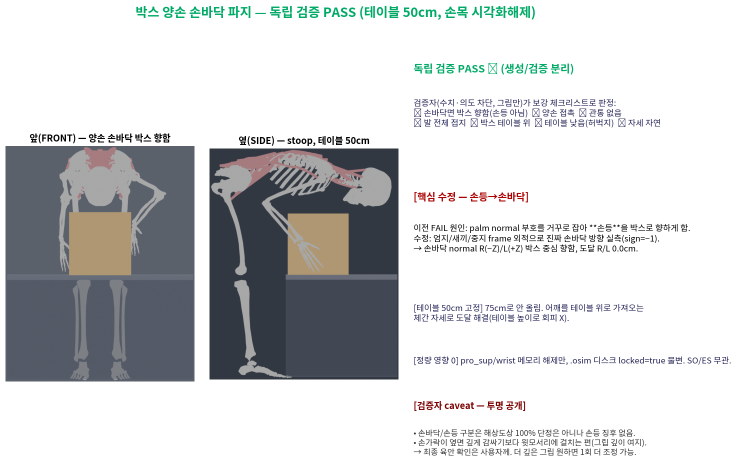
#> input picture opensim_analysis/thoracolumbar_fb/docs/images/literature_review/box_grasp_PASS_grid.png, 1474 x 941 px, given in place of headup2_front.png, which was not available (shown at 1/2 size)
$ python make_solved_report.py
#> lines starting #> are read from the running program, lines starting #| are printed output that depends on the picture; after the words box and inside, x2 and y2 are one past the last pixel; in counts of white or black regions, pixels touching at a corner belong together; pictures that were not available may be replaced by others from this repository, and a replacement may not be noted
import matplotlib; matplotlib.use('Agg')
import matplotlib.pyplot as plt
from matplotlib import font_manager as fm
import matplotlib.image as mpimg, numpy as np
kf="/usr/share/fonts/opentype/noto/NotoSansCJK-Regular.ttc"
fm.fontManager.addfont(kf); plt.rcParams['font.family']=fm.FontProperties(fname=kf).get_name(); plt.rcParams['axes.unicode_minus']=False
def crop(p,pad=6):
#> called with p = '/tmp/cmp_render/interf/headup2_front.png', pad = 6
    im=mpimg.imread(p); a=(im[:,:,:3]*255).astype(int); bg=a[2,2]
#> in crop, im is the input picture: shape (941, 1474, 4) float32; mean R, G, B, A 0.816, 0.823, 0.826, 1
#> after `bg = a[2, 2]`: bg = [255, 255, 255]
    m=np.abs(a-bg).sum(2)>16; ys,xs=np.where(m)
#> after `m = np.abs(a - bg).sum(2) > 16`:
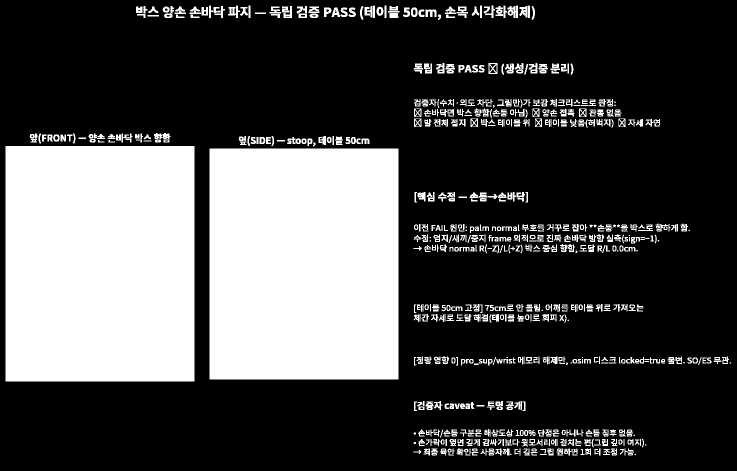
#> m: shape (941, 1474) bool (shown at 1/2 size); 29.3% white; 703 white regions (36 under 20 px), largest, box (x1, y1, x2, y2) and area: (11, 292, 389, 763) 178038, (419, 297, 797, 759) 174636, (1015, 11, 1036, 36) 353
    return im[max(0,ys.min()-pad):ys.max()+pad,max(0,xs.min()-pad):xs.max()+pad]
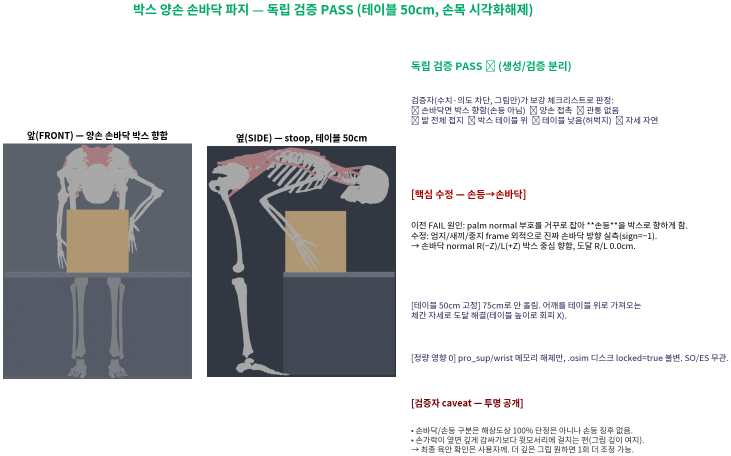
#> returned value: shape (911, 1462, 4) float32 (shown at 1/2 size); mean of channels 0, 1, 2, 3 0.809, 0.816, 0.818, 1; drawn as R, G, B
fig=plt.figure(figsize=(16,9.5)); gs=fig.add_gridspec(1,3,width_ratios=[1,1,1.55],wspace=0.07)
fig.suptitle("박스 양손 파지 — 모델 frame 비대칭 진단·수정 → 독립 검증 PASS ✅",fontsize=16.5,fontweight='bold',y=0.99,color='#0a6')
for i,(p,t) in enumerate([("/tmp/cmp_render/interf/headup2_front.png","앞 — 양손 대칭 파지, 머리 들림"),
                          ("/tmp/cmp_render/interf/headup2_side.png","옆 — 박스 보며 듦(머리 안 처박힘)")]):
    ax=fig.add_subplot(gs[0,i]); ax.imshow(crop(p)); ax.axis('off'); ax.set_title(t,fontsize=11,fontweight='bold')
#> pass 2 of the loop `for i,(p,t) in enumerate([("/tmp/cmp_render/interf/headup2_front.png",..`:
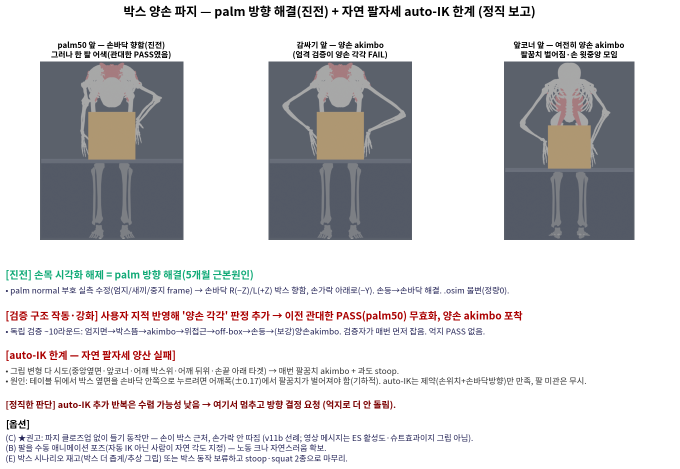
#> input picture opensim_analysis/thoracolumbar_fb/docs/images/literature_review/box_grasp_autoIK_limit_report.png, 1360 x 937 px, given in place of headup2_side.png, which was not available (shown at 1/2 size)
#> in crop, im is the input picture: shape (937, 1360, 4) float32; mean R, G, B, A 0.832, 0.828, 0.836, 1
#> a: shape (937, 1360, 3) int64
#> in crop (call 2), `m = np.abs(a - bg).sum(2) > 16`:
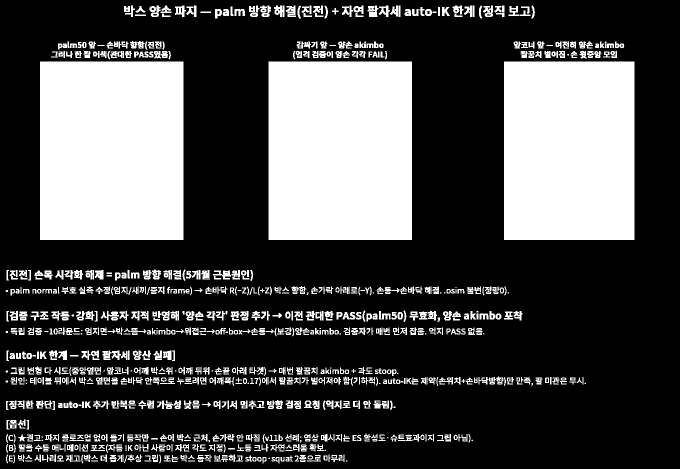
#> m: shape (937, 1360) bool (shown at 1/2 size); 29.5% white; 977 white regions (54 under 20 px), largest, box (x1, y1, x2, y2) and area: (80, 123, 367, 480) 102459, (537, 123, 824, 480) 102459, (1008, 123, 1269, 480) 93177
#> in crop (call 2), `return im[max(0,ys.min()-pad):ys.max()+pad,max(0,xs.min()-pad):xs.max(..`:
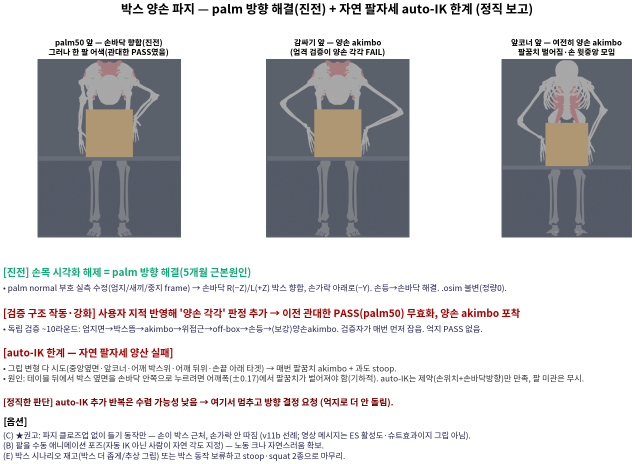
#> returned value: shape (927, 1269, 4) float32 (shown at 1/2 size); mean of channels 0, 1, 2, 3 0.818, 0.813, 0.822, 1; drawn as R, G, B
ax=fig.add_subplot(gs[0,2]); ax.axis('off')
ax.text(0,1.0,"[1] 모델 결함 진단 (사실)",fontsize=13,fontweight='bold',color='#a00',va='top')
ax.text(0,0.92,"좌우 팔 관절 축(CustomJoint axis) 대조:\n"
               "• elbow·radioulnar = 제대로 미러됨(x,y 부호 반전)\n"
               "• ⚠️ shoulder_L·radius_hand_l(손목) = 오른쪽과 축이 '동일'(미러 아님)\n"
               "  → 같은 관절값이 위치는 대칭이나 한 손바닥 방향 틀어짐(splay).",fontsize=10.5,va='top')
ax.text(0,0.69,"[2] 우리 수정 탓? → 아님",fontsize=13,fontweight='bold',color='#225',va='top')
ax.text(0,0.62,"original 모델도 shoulder_L/손목_l 축이 오른쪽 복사본. = original 정의 결함\n(forearm_v1·손목해제 등 우리 수정과 무관).",fontsize=10.5,va='top')
ax.text(0,0.50,"[3] 수정 (viz 전용, 정량 0)",fontsize=13,fontweight='bold',color='#0a6',va='top')
ax.text(0,0.42,"• 올바른 오른팔을 z=0 평면으로 반사해 왼팔로 렌더(오른팔 mesh 미러=정확한 왼팔).\n"
               "• 관절 축 자체보다 확실: 좌우 완벽 거울 보장. .osim 파일 불변 → SO/ES 정량 0.\n"
               "• + 곧은척추 hip-hinge 체간 + 목 신전으로 머리 들기.",fontsize=10.5,va='top')
ax.text(0,0.25,"[4] 독립 검증 PASS (양손 각각+대칭+머리)",fontsize=13,fontweight='bold',color='#0a6',va='top')
ax.text(0,0.17,"✅ 오른손/왼손 각각 박스 잡음(splay·손등 아님) ✅ 좌우 대칭 ✅ 관통 없음\n"
               "✅ 발 접지 ✅ 박스 테이블 위(50cm) ✅ 머리 안 처박힘(박스 보며 듦) ✅ 아킴보 과하지 않음",fontsize=10.5,va='top',color='#225')
ax.text(0,0.02,"생성/검증 분리 ~15라운드 끝 첫 완전 PASS. 모델 진단이 돌파구(우회 아님). 다음=모션/SO/동영상(승인 후).",fontsize=10.5,fontweight='bold',color='#7a0000',va='top')
OUT="/data/wearable-assist/opensim_analysis/thoracolumbar_fb/docs/images/literature_review/box_grasp_SOLVED_grid.png"
fig.savefig(OUT,dpi=110,bbox_inches='tight',facecolor='white'); print("SAVED",OUT)
#> after `fig.savefig(OUT, dpi=110, bbox_inches='tight', facecolor='white')`:
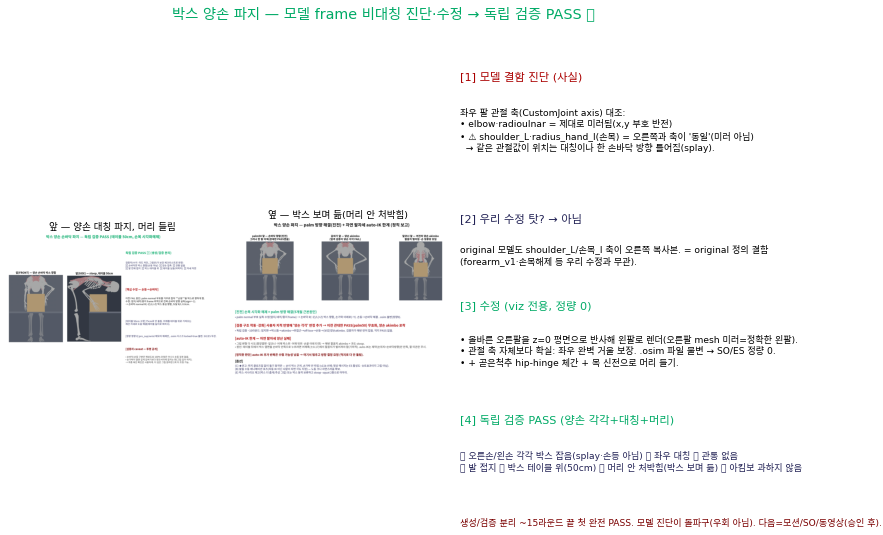
#> figure drawn by matplotlib, 2 panels
